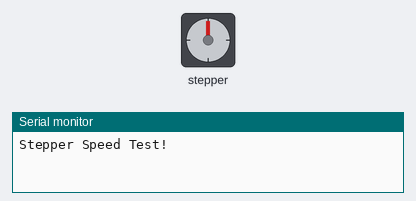
A sketch run on a simulated Arduino Mega 2560, built with avr-gcc and run on an emulated ATmega2560. Parts: stepper motor, the last lines printed to the serial monitor. Stepper angles assume 2048 steps per turn.

Above: at 0.05 s.
At 3.45 s:
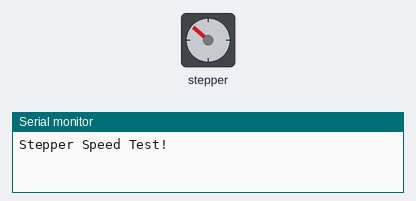
At 6.9 s:
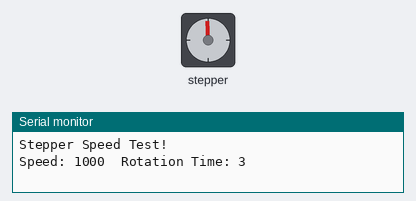
At 11.8 s:
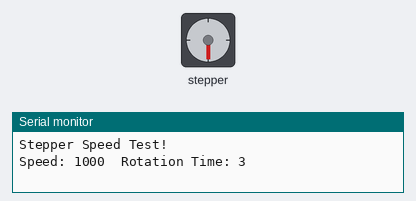
Timing chart, 0 to 15.4 s (numbered marks = the images above):
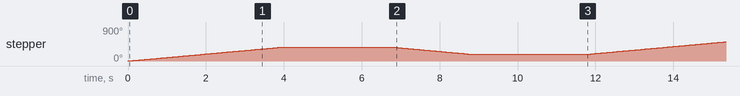

The sketch:

ULN2003A_StepperDriver.ino
```cpp
/*
 * This program uses a ULN2003 stepper motor driver to control a stepper motor
 *
 * HARDWARE:
 * Arduino Mega 2560
 * Stepper Motor: 28BYJ-48 12v unipolar stepper motor
 *
 */

#include <Stepper.h>

const float STEPS_PER_REV = 32;   //Number of steps for one revolution of the internal drive shaft
const float GEAR_REDUCTION = 64;  //Internal stepper motor gear reduction of 64 turns of internal shaft to 1 turn of output shaft
const float STEPS_PER_OUT_REV = STEPS_PER_REV * GEAR_REDUCTION;   //Number of steps required to rotate the output shaft 1 revolution
int stepsRequired;        //Number of steps required for the current command
int stepperState = 0;     //Track current position of stepper motor with regards to teh switch it is activating
int stepperSpeed = 1000;  //NOTE: 1000 is the max speed of the stepper motor!
unsigned long startTime;
unsigned long stopTime;
int count = 0;
Stepper stepperMotor_FL(STEPS_PER_REV, 46, 50, 48, 52);    //Define stepper motor and the pins used to control the coils


void setup() {
  // put your setup code here, to run once:
  Serial.begin(115200);
  Serial.println("Stepper Speed Test!");
}

void loop() {
  // put your main code here, to run repeatedly:
  while(count < 20){
    //Rotate CW
    stepperState = 1;
    stepsRequired = STEPS_PER_OUT_REV;    //Rotate a fraction of a revolution. Change divisor value to adjust amount of rotation. Change sign to adjust direction of rotation.
    stepperMotor_FL.setSpeed(stepperSpeed);
    startTime = millis();
    stepperMotor_FL.step(stepsRequired);
    stopTime = millis();
    Serial.print("Speed: ");
    Serial.print(stepperSpeed);
    Serial.print("\t");
    Serial.print("Rotation Time: ");
    Serial.println((stopTime - startTime)/1000);
    delay(3000);
    //Rotate CCW
    stepsRequired = -STEPS_PER_OUT_REV/2;
    stepperMotor_FL.setSpeed(stepperSpeed);
    stepperMotor_FL.step(stepsRequired);
    stepperState = 0;
    delay(3000);
    count = count + 1;
  }
}
```

Measured:
- by itself, stepper: turns 360° clockwise in 3.9 s, then 180° counter-clockwise in 1.9 s, repeating every 11.8 s
